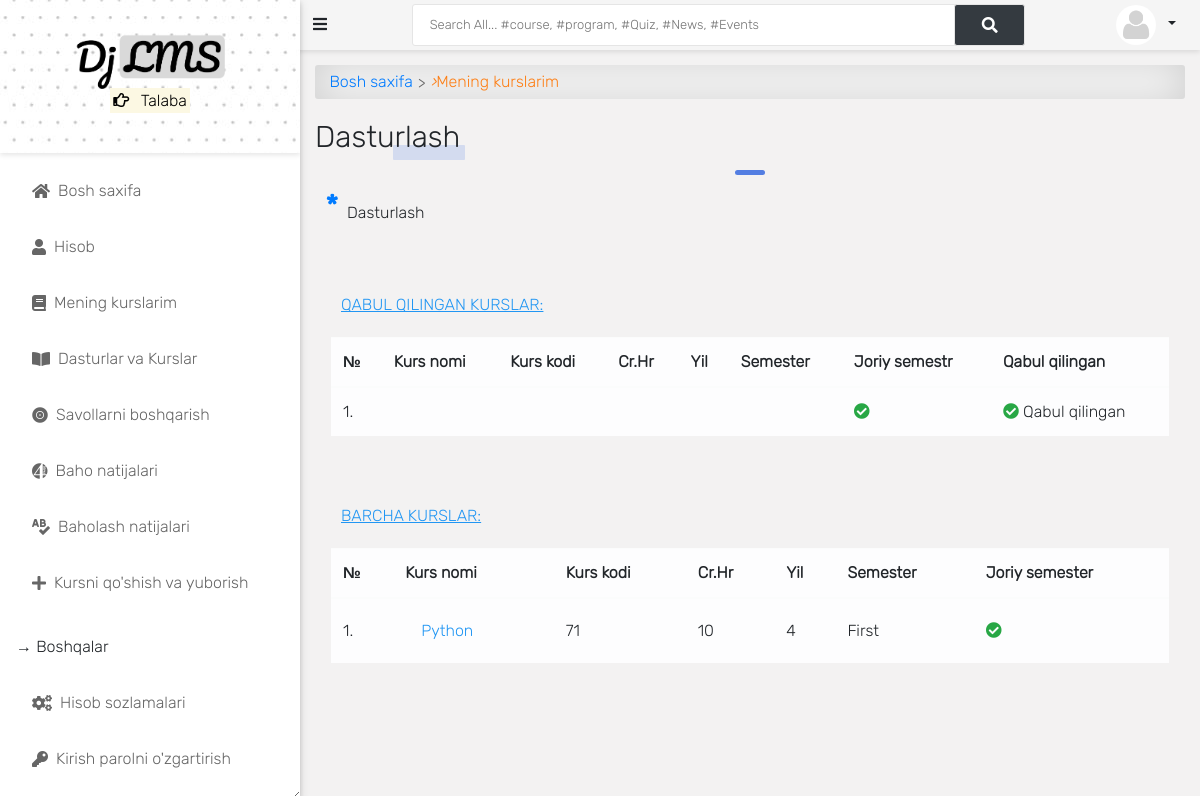
The app's page /programs/my_courses/ (signed in), older data.
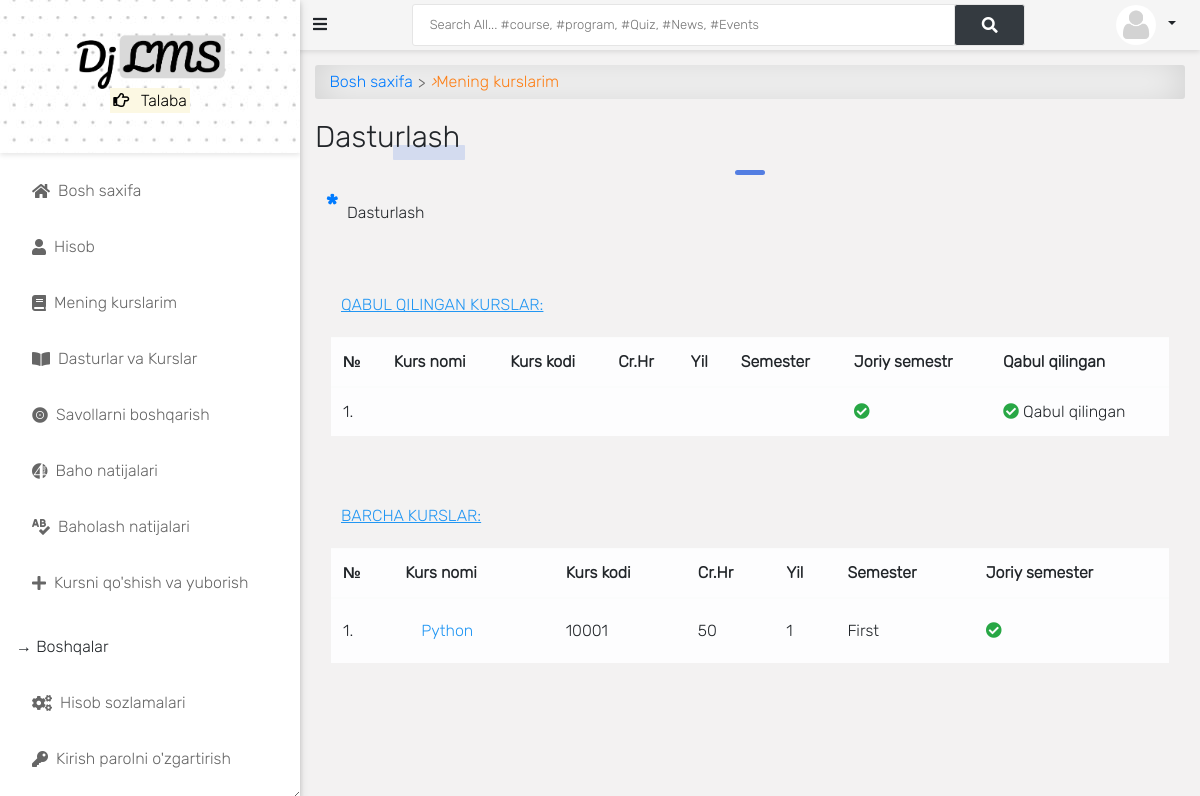
The same page, newer data.
### course/models.py (models this page shows, shortened)
class Course(models.Model):
    slug = models.SlugField(blank=True, unique=True)
    title = models.CharField(max_length=200, null=True)
    code = models.CharField(max_length=200, unique=True, null=True)
    credit = models.IntegerField(null=True, default=0)
    summary = models.TextField(max_length=200, blank=True, null=True)
    program = models.ForeignKey(Program, on_delete=models.CASCADE)
    level = models.CharField(max_length=25, choices=LEVEL, null=True)
    year = models.IntegerField(choices=YEARS, default=0)
    semester = models.CharField(choices=SEMESTER, max_length=200)
    is_elective = models.BooleanField(default=False, blank=True, null=True)
    objects = CourseManager()
    def get_absolute_url(self):
        return reverse('course_detail', kwargs={'slug': self.slug})
    @property
    def is_current_semester(self):
        from app.models import Semester
        current_semester = Semester.objects.get(is_current_semester=True)
        if self.semester == current_semester.semester:
            return True
        else:
            return False

### course/views.py (the view)
# urls.py: path('my_courses/', user_course_list, name="user_course_list"),
@login_required
def user_course_list(request):
    if request.user.is_lecturer:
        courses = Course.objects.filter(allocated_course__lecturer__pk=request.user.id)
        return render(request, 'course/user_course_list.html', {'courses': courses})
    elif request.user.is_student:
        student = Student.objects.get(student__pk=request.user.id)
        taken_courses = TakenCourse.objects.filter(student__student__id=student.student.id)
        courses = Course.objects.filter(level=student.level).filter(program__pk=student.department.id)
        return render(request, 'course/user_course_list.html', {
            'student': student,
            'taken_courses': taken_courses,
            'courses': courses
        })
    else:
        return render(request, 'course/user_course_list.html')

### accounts/models.py (called while the page is built)
    @property
    def get_full_name(self):
        full_name = self.username
        if self.first_name and self.last_name:
            full_name = self.first_name + " " + self.last_name
        return full_name

    @property
    def get_user_role(self):
        if self.is_superuser:
            return "Boshliq"
        elif self.is_student:
            return "Talaba"
        elif self.is_lecturer:
            return "Ustoz"
        elif self.is_parent:
            return "Ota-ona"

### templates/course/user_course_list.html (shortened to what this page needs)
{% extends 'base.html' %}
{% load static %}
{% block content %}
<div id="input-nav"><a href="{% url 'home' %}" class="primary1">Bosh saxifa</a> <i>&rsaquo;</i> Mening kurslarim</div>
{% if request.user.is_student %}
    <div class="title-1">{{ student.department.title }}</div>
    <div class="title-line"></div>
    {% if student.department.summary %}
        <p class="program-description">{{ student.department.summary }}</p>
    {% endif %}
{% endif %}
{% if request.user.is_student %}
<div class="table-responsive p-3 mt-3">
    <div class="table-title"><u>Qabul qilingan kurslar:</u></div>
    <div class="table-shadow">
        <table class="table table-light">
            <thead>
                <tr>
                    <th>№</th>
                    <th> Kurs nomi </th>
                    <th> Kurs kodi </th>
                    <th> Cr.Hr </th>
                    <th> Yil </th>
                    <th> Semester </th>
                    <th> Joriy semestr </th>
                    <th> Qabul qilingan  </th>
                </tr>
            </thead>
            <tbody>
                {% for course in courses %}
                <tr>
                    <td>{{ forloop.counter }}.</td>
                    <td><a href="{{ course.get_absolute_url }}">
                        {{ course.course.title }}</a></td>
                    <td>{{ course.course.code }}</td>
                    <td>{{ course.course.credit }}</td>
                    <td>{{ course.course.year }}</td>
                    <td>{{ course.course.semester }}</td>
                    <th>
                        {% if course.course.is_current_semester == False %}
                        <i class="fas fa-times-circle fa-1-5x danger"></i>
                        {% else %}
                        <i class="fas fa-check-circle"></i>
                        {% endif %}
                    </th>
                    <td class="success">
                        <i class="fas fa-check-circle"></i> Qabul qilingan
                    </td>
                </tr>
                {% endfor %}
            </tbody>
        </table>
    </div>
</div>
{% endif %}
<div class="table-responsive p-3">
    <div class="table-title"><u>Barcha kurslar:</u></div>
    <div class="table-shadow">
        <table class="table table-light">
            <thead>
                <tr>
                    <th>№</th>
                    <th> Kurs nomi </th>
                    <th> Kurs kodi </th>
                    <th> Cr.Hr </th>
                    <th> Yil </th>
                    <th> Semester </th>
                    <th> Joriy semester </th>
                </tr>
            </thead>
            <tbody>
                {% for course in courses %}
                <tr>
                    <td>{{ forloop.counter }}.</td>
                    <td><a href="{{ course.get_absolute_url }}">
                        {{ course.title }}</a></td>
                    <td>{{ course.code }}</td>
                    <td>{{ course.credit }}</td>
                    <td>{{ course.year }}</td>
                    <td>{{ course.semester }}</td>
                    <th>
                        {% if course.is_current_semester == False %}
                        <i class="fas fa-times-circle fa-1-5x danger"></i>
                        {% else %}
                        <i class="fas fa-check-circle"></i>
                        {% endif %}
                    </th>
                </tr>
                {% endfor %}
            </tbody>
        </table>
    </div>
</div>
{% endblock content %}

Row changes from the older to the newer data that the page shows:
changed Course "Python": code "71" → "10001"; credit "10" → "50"; year "4" → "1"
